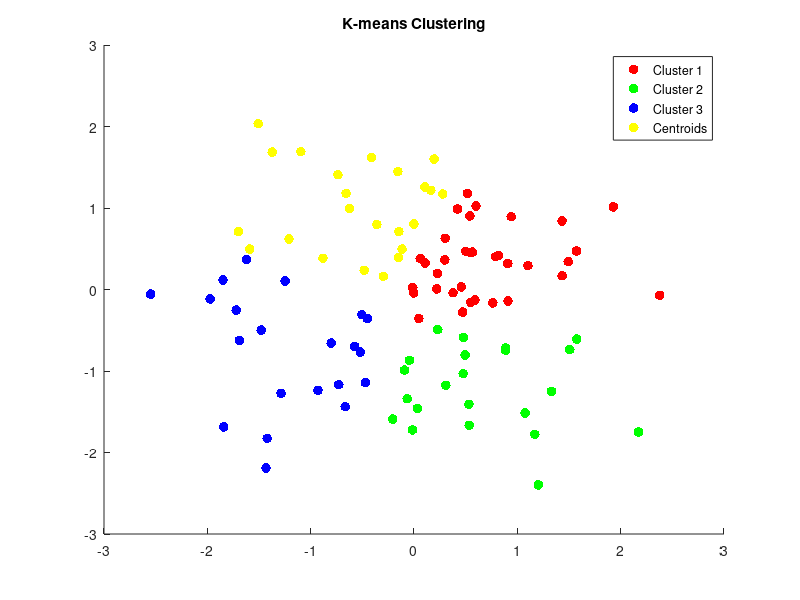

Write the MATLAB code that produced this figure. (Note: this script raises an error after producing the figure.)

clc
clear all
data = randn(100, 2); % Sample data with 100 points and 2 features
k = 4;

% Step 1 from class : Randomly initialize centroids 
centroids = datasample(data, k, 'Replace', false);

% Number of iterations
maxIter = 100;
tolerance = 1e-5;
for iter = 1:maxIter
    % Step 2: Assign each data point to the nearest centroid
    distances = pdist2(data, centroids);
    [~, clusterIdx] = min(distances, [], 2);
    
    % Step 3: Update centroids
    newCentroids = zeros(k, size(data, 2));
    for i = 1:k
        newCentroids(i, :) = mean(data(clusterIdx == i, :));
    end
    
    % Step 4: Break when centroids wont change
    if max(abs(newCentroids(:) - centroids(:))) < tolerance
        break;
    end
    
    centroids = newCentroids;
end


colors = ['r', 'g', 'b', 'y', 'c', 'm'];
figure;
hold on;
for i = 1:k
    clusterPoints = data(clusterIdx == i, :);
    scatter(clusterPoints(:, 1), clusterPoints(:, 2), 50, colors(i), 'filled');
end
scatter(centroids(:, 1), centroids(:, 2), 200, 'k', 'filled', 'Marker', 'x');
title('K-means Clustering');
legend('Cluster 1', 'Cluster 2', 'Cluster 3', 'Centroids');
hold off;



similarityMatrix = exp(-pdist2(data, data).^2); 

% Spectral clustering
numClusters = 4; % Number of clusters
clusteringResult = spectralcluster(similarityMatrix, numClusters);


colors = ['r', 'g', 'b', 'y', 'c', 'm']; 
figure;
hold on;
for i = 1:numClusters
    clusterPoints = data(clusteringResult == i, :);
    scatter(clusterPoints(:, 1), clusterPoints(:, 2), 50, colors(i), 'filled');
end
title('Spectral Clustering');
hold off;